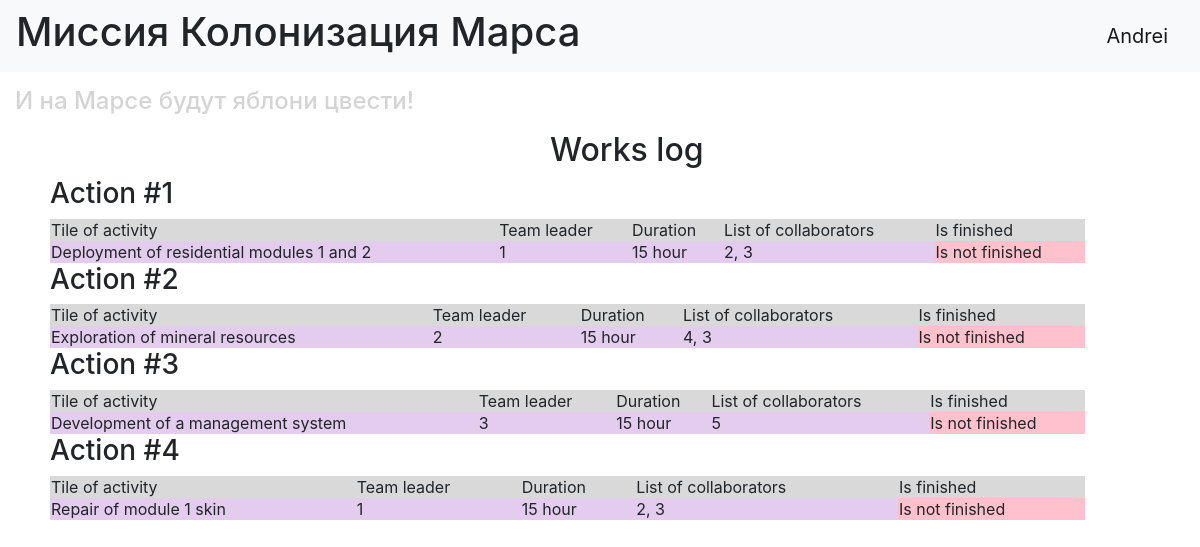
/ (signed in), run on the app's committed database.
### data/users.py (models this page shows, shortened)
class User(SqlAlchemyBase, UserMixin):
    __tablename__ = 'users'
    id = sqlalchemy.Column(sqlalchemy.Integer,
                           primary_key=True, autoincrement=True)
    surname = sqlalchemy.Column(sqlalchemy.String, nullable=True)
    name = sqlalchemy.Column(sqlalchemy.String, nullable=True)
    age = sqlalchemy.Column(sqlalchemy.Integer, nullable=True)
    position = sqlalchemy.Column(sqlalchemy.String, nullable=True)
    speciality = sqlalchemy.Column(sqlalchemy.String, nullable=True)
    address = sqlalchemy.Column(sqlalchemy.String, nullable=True)
    email = sqlalchemy.Column(sqlalchemy.String, unique=True, nullable=True)
    hashed_password = sqlalchemy.Column(sqlalchemy.String, nullable=True)
    modified_date = sqlalchemy.Column(sqlalchemy.DateTime, default=datetime.datetime.now)

### data/jobs.py (models this page shows)
class Jobs(SqlAlchemyBase):
    __tablename__ = 'jobs'
    id = sqlalchemy.Column(sqlalchemy.Integer,
                           primary_key=True, autoincrement=True)
    team_leader = sqlalchemy.Column(sqlalchemy.Integer,
                                    sqlalchemy.ForeignKey("users.id"), nullable=True)
    user = orm.relation('User')
    job = sqlalchemy.Column(sqlalchemy.String, nullable=True)
    work_size = sqlalchemy.Column(sqlalchemy.Integer, nullable=True)
    collaborators = sqlalchemy.Column(sqlalchemy.Integer, nullable=True)
    start_date = sqlalchemy.Column(sqlalchemy.Date, nullable=True)
    end_date = sqlalchemy.Column(sqlalchemy.Date, nullable=True)
    is_finished = sqlalchemy.Column(sqlalchemy.String, nullable=True)

### Mars App.py (the view)
@app.route('/')
def index():
    session = db_session.create_session()
    job = session.query(Jobs).all()
    return render_template('journal.html', jobs=job)

### Mars App.py (called while the page is built)
@login_manager.user_loader
def load_user(user_id):
    db_sess = db_session.create_session()
    return db_sess.query(User).get(user_id)

### data/db_session.py (called while the page is built)
def create_session() -> Session:
    global __factory
    return __factory()

### templates/journal.html
<link rel="stylesheet" href="../static/css/journal.css">
{% extends "base.html" %}
{% block content %}
<h2>Works log</h2>
{% for item in jobs %}
<div class="data">
    <h3>Action #{{loop.index}}</h3>
    <table style="width: 90%;">
        <tr style="background: #d9d9d9">
            <td>Tile of activity</td>
            <td>Team leader</td>
            <td>Duration</td>
            <td>List of collaborators</td>
            <td>Is finished</td>
        </tr>
        <tr>
            <td style="background: #e3cced">{{item.job}}</td>
            <td style="background: #e3cced">{{item.team_leader}}</td>
            <td style="background: #e3cced">{{item.work_size}} hour</td>
            <td style="background: #e3cced">{{item.collaborators}}</td>
            <td style="background: #ffc2cc">
                {% if item.is_finished == 'True' %}
                Is finished
                {% else %}
                Is not finished
                {% endif %}
            </td>
        </tr>
    </table>
</div>
{% endfor %}
{% endblock %}

### templates/base.html (shortened to what this page needs)
<!doctype html>
<html lang="en">
<head>
    <link rel="stylesheet" href="../static/css/base.css">
    <link rel="stylesheet"
          href="https://stackpath.bootstrapcdn.com/bootstrap/4.4.1/css/bootstrap.min.css"
>
</head>
<body>
<header>
    <div class="navbar navbar-light bg-light">
        <h1>Миссия Колонизация Марса</h1>
        {% if current_user.is_authenticated %}
        <a class="navbar-brand" href="/logout">{{ current_user.name }}</a>
        {% else %}
        <p>
            <a class="btn btn-primary " href="/register">Зарегистрироваться</a>
            <a class="btn btn-success" href="/login">Войти</a>
        </p>
        {% endif %}
    </div>
    <h4 class="apple_tree">И на Марсе будут яблони цвести!</h4>
</header>
<main role="main">
    {% block content %}{% endblock %}
</main>
</body>
</html>

### static/css/journal.css (style rules this page uses)
h2 { margin-left: 550; }
.apple_tree { color: #d4d4d4; margin: 15 }
.data { margin-left: 50; }

### static/css/base.css (style rules this page uses)
.apple_tree { color: #d4d4d4; margin: 15 }

### data on the page
User: name "Andrei"
Jobs: job "Deployment of residential modules 1 and 2", team_leader "1", work_size "15", collaborators "2, 3", is_finished "Is not finished"
Jobs: job "Exploration of mineral resources", team_leader "2", work_size "15", collaborators "4, 3", is_finished "Is not finished"
Jobs: job "Development of a management system", team_leader "3", work_size "15", collaborators "5", is_finished "Is not finished"
Jobs: job "Repair of module 1 skin", team_leader "1", work_size "15", collaborators "2, 3", is_finished "Is not finished"
